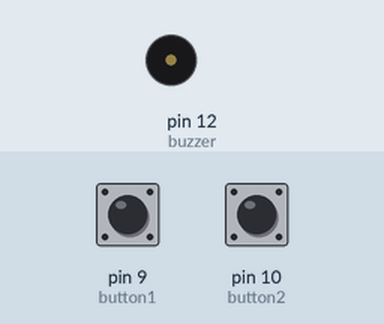
Recording of a sketch running on a simulated Arduino Uno, built with avr-gcc and run on an emulated ATmega328P. On the bench: buzzer (waves = sounding, pin HIGH). The test bench sets the inputs (shaded band); at power-on: pin 10 (button2) LOW, pin 9 (button1) HIGH.

Above: at 1.2 s.
1.3 s: pin 10 (button2) pulled HIGH for 0.15 s
At 1.4 s:
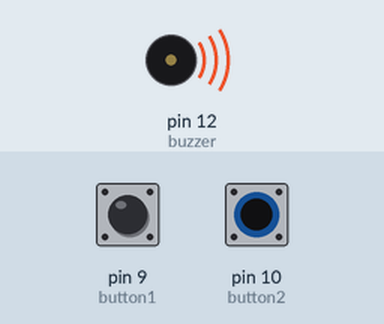
3.0 s: pin 10 (button2) pulled HIGH for 3.2 s
At 6.5 s:
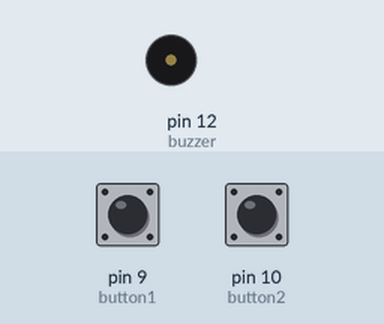
Timing chart, 0 to 8.0 s (numbered marks = the images above; inputs shaded):
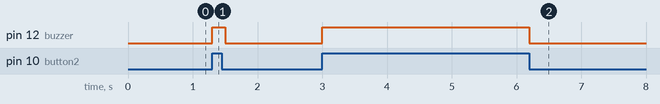

Measured:
- after the input at 1.3 s, pin 12 (buzzer): LOW → HIGH at once, → LOW 0.20 s later
- after the input at 3.0 s, pin 12 (buzzer): LOW → HIGH at once, → LOW 3.2 s later

The sketch:

scenario2.ino
```cpp
//Wiring code generated from an ArduinoML model
// Application name: foo

long debounce = 200;
enum STATE {on, off};

STATE currentState = off;

bool button1BounceGuard = false;
long button1LastDebounceTime = 0;


bool button2BounceGuard = false;
long button2LastDebounceTime = 0;


	void setup(){
		pinMode(9, INPUT); // button1 [Sensor]
		pinMode(10, INPUT); // button2 [Sensor]
		pinMode(12, OUTPUT); // buzzer [Actuator]
	}
	void loop() {
			switch(currentState){

				case on:
					digitalWrite(12,HIGH);
					button1BounceGuard = static_cast<long>(millis() - button1LastDebounceTime) > debounce;
					button2BounceGuard = static_cast<long>(millis() - button2LastDebounceTime) > debounce;
					if ( ( ( digitalRead(9) == LOW && button1BounceGuard ) || ( digitalRead(10) == LOW && button2BounceGuard ) ) ) {
						button1LastDebounceTime = millis();
						button2LastDebounceTime = millis();
						currentState = off;
					}

				  break;
				case off:
					digitalWrite(12,LOW);
					button1BounceGuard = static_cast<long>(millis() - button1LastDebounceTime) > debounce;
					button2BounceGuard = static_cast<long>(millis() - button2LastDebounceTime) > debounce;
					if ( ( ( digitalRead(9) == HIGH && button1BounceGuard ) && ( digitalRead(10) == HIGH && button2BounceGuard ) ) ) {
						button1LastDebounceTime = millis();
						button2LastDebounceTime = millis();
						currentState = on;
					}

				  break;
		}
	}
```
